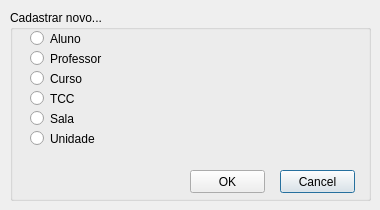
<?xml version="1.0" encoding="UTF-8"?>
<ui version="4.0">
 <class>Dialog_cadastrar</class>
 <widget class="QDialog" name="Dialog_cadastrar">
  <property name="geometry">
   <rect>
    <x>0</x>
    <y>0</y>
    <width>380</width>
    <height>210</height>
   </rect>
  </property>
  <property name="minimumSize">
   <size>
    <width>380</width>
    <height>210</height>
   </size>
  </property>
  <property name="maximumSize">
   <size>
    <width>380</width>
    <height>210</height>
   </size>
  </property>
  <property name="windowTitle">
   <string>Dialog</string>
  </property>
  <widget class="QGroupBox" name="groupBox">
   <property name="geometry">
    <rect>
     <x>10</x>
     <y>10</y>
     <width>361</width>
     <height>191</height>
    </rect>
   </property>
   <property name="title">
    <string>Cadastrar novo...</string>
   </property>
   <widget class="QRadioButton" name="radioButton">
    <property name="geometry">
     <rect>
      <x>20</x>
      <y>20</y>
      <width>82</width>
      <height>17</height>
     </rect>
    </property>
    <property name="text">
     <string>Aluno</string>
    </property>
   </widget>
   <widget class="QRadioButton" name="radioButton_2">
    <property name="geometry">
     <rect>
      <x>20</x>
      <y>40</y>
      <width>82</width>
      <height>17</height>
     </rect>
    </property>
    <property name="text">
     <string>Professor</string>
    </property>
   </widget>
   <widget class="QRadioButton" name="radioButton_3">
    <property name="geometry">
     <rect>
      <x>20</x>
      <y>60</y>
      <width>82</width>
      <height>17</height>
     </rect>
    </property>
    <property name="text">
     <string>Curso</string>
    </property>
   </widget>
   <widget class="QRadioButton" name="radioButton_4">
    <property name="geometry">
     <rect>
      <x>20</x>
      <y>80</y>
      <width>82</width>
      <height>17</height>
     </rect>
    </property>
    <property name="text">
     <string>TCC</string>
    </property>
   </widget>
   <widget class="QRadioButton" name="radioButton_5">
    <property name="geometry">
     <rect>
      <x>20</x>
      <y>100</y>
      <width>82</width>
      <height>17</height>
     </rect>
    </property>
    <property name="text">
     <string>Sala</string>
    </property>
   </widget>
   <widget class="QRadioButton" name="radioButton_6">
    <property name="geometry">
     <rect>
      <x>20</x>
      <y>120</y>
      <width>82</width>
      <height>17</height>
     </rect>
    </property>
    <property name="text">
     <string>Unidade</string>
    </property>
   </widget>
   <widget class="QPushButton" name="pushButton">
    <property name="geometry">
     <rect>
      <x>270</x>
      <y>160</y>
      <width>75</width>
      <height>23</height>
     </rect>
    </property>
    <property name="text">
     <string>Cancel</string>
    </property>
   </widget>
   <widget class="QPushButton" name="pushButton_2">
    <property name="geometry">
     <rect>
      <x>180</x>
      <y>160</y>
      <width>75</width>
      <height>23</height>
     </rect>
    </property>
    <property name="text">
     <string>OK</string>
    </property>
   </widget>
  </widget>
  <widget class="QLabel" name="label">
   <property name="geometry">
    <rect>
     <x>0</x>
     <y>0</y>
     <width>380</width>
     <height>220</height>
    </rect>
   </property>
   <property name="minimumSize">
    <size>
     <width>380</width>
     <height>220</height>
    </size>
   </property>
   <property name="maximumSize">
    <size>
     <width>380</width>
     <height>210</height>
    </size>
   </property>
   <property name="styleSheet">
    <string notr="true">background-image: url(:/resources/resources/background.jpg);</string>
   </property>
   <property name="text">
    <string/>
   </property>
  </widget>
  <zorder>label</zorder>
  <zorder>groupBox</zorder>
 </widget>
 <resources/>
 <connections>
  <connection>
   <sender>pushButton</sender>
   <signal>clicked()</signal>
   <receiver>Dialog_cadastrar</receiver>
   <slot>close()</slot>
   <hints>
    <hint type="sourcelabel">
     <x>320</x>
     <y>181</y>
    </hint>
    <hint type="destinationlabel">
     <x>190</x>
     <y>105</y>
    </hint>
   </hints>
  </connection>
 </connections>
</ui>
